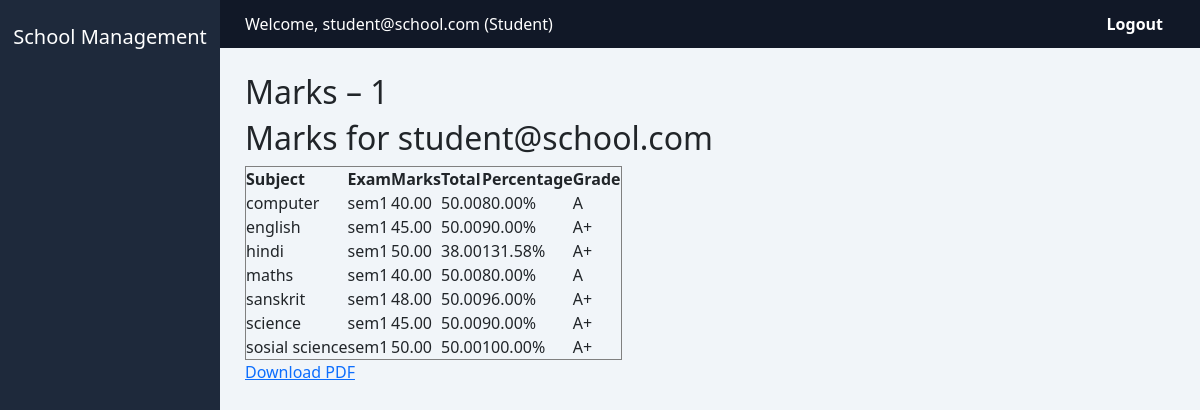
Page /dashboard/admin/marks/marks/1/ (signed in) on the committed database.
### accounts/models.py (models this page shows, shortened)
class CustomUser(AbstractUser):
    username = None
    email = models.EmailField(unique=True)
    ROLE_CHOICES = (
        ('ADMIN','Admin'),
        ('TEACHER','Teacher'),
        ('STUDENT','Student'),
        ('PARENT','Parent'),
    )
    role = models.CharField(max_length=10, choices=ROLE_CHOICES)
    USERNAME_FIELD = 'email'
    REQUIRED_FIELDS = []
    objects = CustomUserManager()

### profiles/models.py (models this page shows, shortened)
class StudentProfile(models.Model):
    user = models.OneToOneField(CustomUser, on_delete=models.CASCADE)
    admission_no = models.CharField(max_length=20, unique=True)
    class_name = models.CharField(max_length=20)
    section = models.CharField(max_length=10)
    date_of_birth = models.DateField()

### marks/models.py (models this page shows, shortened)
class Subject(models.Model):
    name = models.CharField(max_length=100)
    class_name = models.CharField(max_length=20)
    class Meta:
        unique_together = ("name", "class_name")
        ordering = ["class_name", "name"]

class MarkRecord(models.Model):
    student = models.ForeignKey(StudentProfile, on_delete=models.CASCADE)
    subject = models.ForeignKey(Subject, on_delete=models.CASCADE)
    exam_name = models.CharField(max_length=100)
    marks_obtained = models.DecimalField(max_digits=6, decimal_places=2)
    total_marks = models.DecimalField(max_digits=6, decimal_places=2)
    entered_by = models.ForeignKey(CustomUser, on_delete=models.CASCADE)
    created_at = models.DateTimeField(auto_now_add=True)
    class Meta:
        unique_together = ('student', 'subject', 'exam_name')
        indexes = [
            models.Index(fields=["student"]),
            models.Index(fields=["subject"]),
            models.Index(fields=["exam_name"]),
        ]
        ordering = ["student", "subject"]

### marks/views.py (the view)
# urls.py: path("marks/<int:student_id>/", views.view_marks, name="view_marks"),
@login_required
def view_marks(request, student_id):
    student = get_object_or_404(StudentProfile, id=student_id)
    if not can_view_marks(request.user, student):
        return render(request, "403.html", status=403)
    records = MarkRecord.objects.filter(student=student)
    marks_data = []
    for record in records:
        percentage = (record.marks_obtained / record.total_marks) * 100
        if percentage >= 90:
            grade = "A+"
        elif percentage >= 75:
            grade = "A"
        elif percentage >= 60:
            grade = "B"
        elif percentage >= 40:
            grade = "C"
        else:
            grade = "F"
        marks_data.append({
            "subject": record.subject.name,
            "exam": record.exam_name,
            "marks": record.marks_obtained,
            "total": record.total_marks,
            "percentage": round(percentage, 2),
            "grade": grade,
        })
    context = {
        "student": student,
        "marks_data": marks_data,
    }
    return render(request, "marks/view.html", context)

### audit/utils.py (called while the page is built)
def get_client_ip(request):
    x_forwarded_for = request.META.get('HTTP_X_FORWARDED_FOR')
    if x_forwarded_for:
        return x_forwarded_for.split(',')[0]
    return request.META.get('REMOTE_ADDR')

### marks/permissions.py (called while the page is built)
def can_view_marks(user, student):
    if user.role == "ADMIN":
        return True
    if user.role == "TEACHER":
        return True
    if user.role == "STUDENT":
        return student.user == user
    if user.role == "PARENT":
        return student in user.parentprofile.students.all()
    return False

### marks/templates/marks/view.html
{% extends "dashboard/base.html" %}
{% block content %}
<h2>Marks – {{ student.admission_no }}</h2>
<h2>Marks for {{ student.user.email }}</h2>
<table border="1" cellpadding="8">
    <tr>
        <th>Subject</th>
        <th>Exam</th>
        <th>Marks</th>
        <th>Total</th>
        <th>Percentage</th>
        <th>Grade</th>
    </tr>
    {% for mark in marks_data %}
    <tr>
        <td>{{ mark.subject }}</td>
        <td>{{ mark.exam }}</td>
        <td>{{ mark.marks }}</td>
        <td>{{ mark.total }}</td>
        <td>{{ mark.percentage }}%</td>
        <td>{{ mark.grade }}</td>
    </tr>
    {% empty %}
    <tr>
        <td colspan="6">No marks available</td>
    </tr>
    {% endfor %}
</table>
<a href="{% url 'generate_marksheet_pdf' student.id %}">
    Download PDF
</a>
{% endblock %}

### dashboard/templates/dashboard/base.html (shortened to what this page needs)
{% load static %}
<!DOCTYPE html>
<html>
<head>
    <link href="https://cdn.jsdelivr.net/npm/bootstrap@5.3.2/dist/css/bootstrap.min.css" rel="stylesheet">
    <link rel="stylesheet" href="{% static 'css/style.css' %}">
</head>
<body>
<div class="sidebar">
    <h5 class="text-center mb-4">School Management</h5>
</div>
<div class="topbar d-flex justify-content-between">
    <div>
        Welcome, {{ request.user.email }} ({{ request.user.role|title }})
    </div>
    <div>
        <a href="{% url 'logout' %}" class="logout-btn">Logout</a>
    </div>
</div>
<div class="content">
    {% block content %}{% endblock %}
</div>
</body>
</html>

### static/css/style.css (style rules this page uses)
* { margin: 0; padding: 0; box-sizing: border-box; font-family: 'Segoe UI', 'Arial', sans-serif; }
body { background-color: #f1f5f9; min-height: 100vh; }
.sidebar { height: 100vh; background-color: #1e293b; color: white; padding-top: 25px; position: fixed; width: 220px; transition: width 0.3s ease; }
.topbar { background-color: #111827; color: white; padding: 12px 25px; margin-left: 220px; display: flex; justify-content: space-between; align-items: center; }
.logout-btn { color: white; text-decoration: none; font-weight: 600; padding: 6px 12px; border-radius: 6px; transition: 0.2s; }
.content { margin-left: 220px; padding: 25px; }

### rows in the picture
CustomUser: user.email "student@school.com", user.role "Student"
StudentProfile: admission_no "1", user.email "student@school.com"
Subject: subject "computer"
MarkRecord: exam "sem1", marks "40.00", total "50.00"
Subject: subject "english"
MarkRecord: exam "sem1", marks "45.00", total "50.00"
Subject: subject "hindi"
MarkRecord: exam "sem1", marks "50.00", total "38.00"
Subject: subject "maths"
MarkRecord: exam "sem1", marks "40.00", total "50.00"
Subject: subject "sanskrit"
MarkRecord: exam "sem1", marks "48.00", total "50.00"
Subject: subject "science"
MarkRecord: exam "sem1", marks "45.00", total "50.00"
Subject: subject "sosial science"
MarkRecord: exam "sem1", marks "50.00", total "50.00"

### other values in the picture
{{ mark.percentage }} "80.00" "90.00" "131.58" "80.00" "96.00" "90.00" "100.00"
{{ mark.grade }} "A" "A+" "A+" "A" "A+" "A+" "A+"
